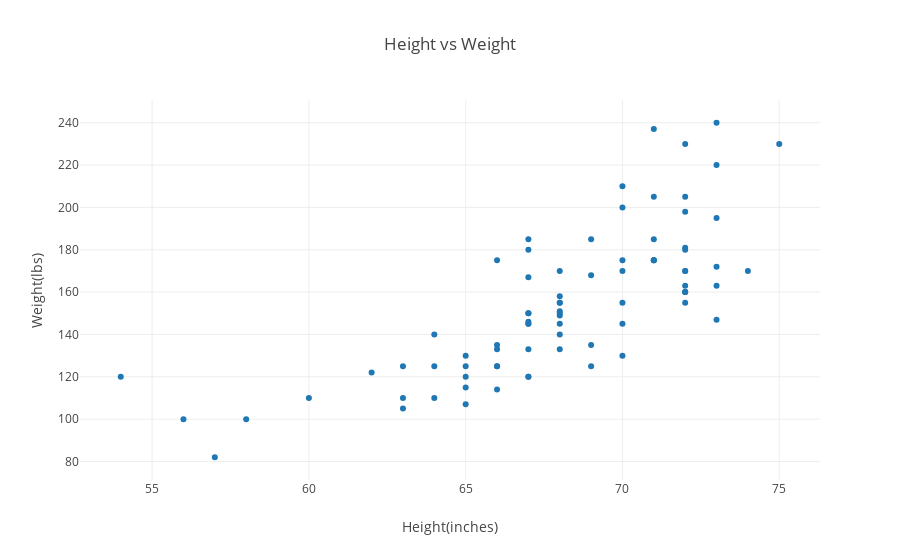

Notebook code cell kept with this figure:
### Code cell
ht_vs_wt = [go.Scatter(x=data.height, y=data.weight, mode='markers')]
layout = go.Layout(
    title='Height vs Weight',
    xaxis={'title': 'Height(inches)'},
    yaxis={'title': 'Weight(lbs)'},
)

figure = go.Figure(data=ht_vs_wt, layout=layout)
iplot(figure)

### Figure 1 — Plotly figure (JSON) as saved in the notebook; plotly's stock layout.template omitted (floating-point values rounded to 4 significant figures)
{"data": [{"mode": "markers", "type": "scatter", "uid": "3ff671", "x": [72, 72, 72, 72, 72, 73, 68, 75, 74, 68, 67, 66, 67, 69, 68, 71, 71, 72, 68, 68, 68, 67, 70, 71, 70, 67, 68, 72, 73, 68, 72, 71, 67, 67, 70, 72, 70, 73, 69, 73, 72, 72, 71, 71, 66, 66, 72, 73, 67, 70, 65, 65, 67, 73, 69, 70, 68, 63, 66, 64, 67, 57, 66, 54, 58, 68, 65, 70, 64, 64, 63, 60, 69, 65, 67, 62, 66, 65, 63, 67, 56], "y": [155, 230, 163, 198, 170, 240, 149, 230, 170, 155, 150, 135, 146, 185, 158, 175, 185, 160, 155, 151, 145, 167, 155, 175, 200, 150, 150, 181, 220, 170, 205, 237, 185, 145, 210, 160, 130, 147, 168, 172, 180, 170, 175, 205, 175, 133, 160, 163, 120, 175, 130, 125, 145, 195, 135, 145, 140, 105, 125, 125, 120, 82, 125, 120, 100, 133, 107, 170, 110, 140, 110, 110, 125, 120, 180, 122, 114, 115, 125, 133, 100]}], "layout": {"autosize": true, "title": "Height vs Weight", "xaxis": {"autorange": true, "range": [52.71, 76.29], "title": "Height(inches)", "type": "linear"}, "yaxis": {"autorange": true, "range": [70.43, 251.6], "title": "Weight(lbs)", "type": "linear"}}}
